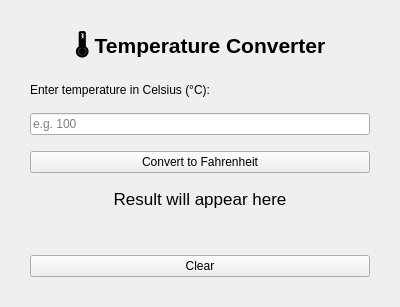
<?xml version="1.0" encoding="UTF-8"?>
<ui version="4.0">
 <class>MainWindow</class>
 <widget class="QMainWindow" name="MainWindow">
  <property name="geometry">
   <rect>
    <x>0</x>
    <y>0</y>
    <width>400</width>
    <height>300</height>
   </rect>
  </property>
  <property name="windowTitle">
   <string>Temperature Converter (°C → °F)</string>
  </property>
  <widget class="QWidget" name="centralwidget">
   <layout class="QVBoxLayout" name="verticalLayout">
    <property name="spacing">
     <number>16</number>
    </property>
    <property name="leftMargin">
     <number>30</number>
    </property>
    <property name="topMargin">
     <number>30</number>
    </property>
    <property name="rightMargin">
     <number>30</number>
    </property>
    <property name="bottomMargin">
     <number>30</number>
    </property>
    <item>
     <widget class="QLabel" name="titleLabel">
      <property name="text">
       <string>🌡 Temperature Converter</string>
      </property>
      <property name="alignment">
       <set>Qt::AlignCenter</set>
      </property>
      <property name="font">
       <font>
        <pointsize>16</pointsize>
        <bold>true</bold>
       </font>
      </property>
     </widget>
    </item>
    <item>
     <widget class="QLabel" name="inputLabel">
      <property name="text">
       <string>Enter temperature in Celsius (°C):</string>
      </property>
     </widget>
    </item>
    <item>
     <widget class="QLineEdit" name="celsiusInput">
      <property name="placeholderText">
       <string>e.g. 100</string>
      </property>
     </widget>
    </item>
    <item>
     <widget class="QPushButton" name="convertButton">
      <property name="text">
       <string>Convert to Fahrenheit</string>
      </property>
     </widget>
    </item>
    <item>
     <widget class="QLabel" name="resultLabel">
      <property name="text">
       <string>Result will appear here</string>
      </property>
      <property name="alignment">
       <set>Qt::AlignCenter</set>
      </property>
      <property name="font">
       <font>
        <pointsize>13</pointsize>
       </font>
      </property>
     </widget>
    </item>
    <item>
     <widget class="QLabel" name="errorLabel">
      <property name="text">
       <string></string>
      </property>
      <property name="alignment">
       <set>Qt::AlignCenter</set>
      </property>
      <property name="styleSheet">
       <string>color: red;</string>
      </property>
     </widget>
    </item>
    <item>
     <widget class="QPushButton" name="clearButton">
      <property name="text">
       <string>Clear</string>
      </property>
     </widget>
    </item>
   </layout>
  </widget>
 </widget>
 <resources/>
 <connections/>
</ui>
